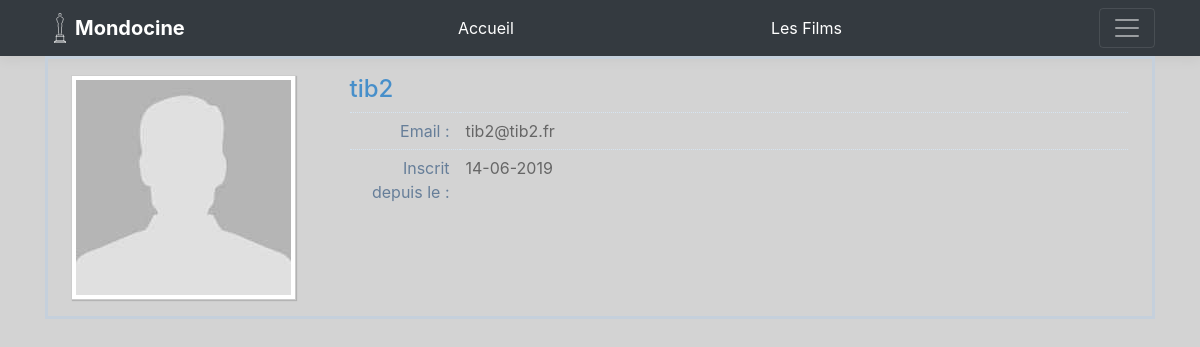
The app's page /membre/2, older data.
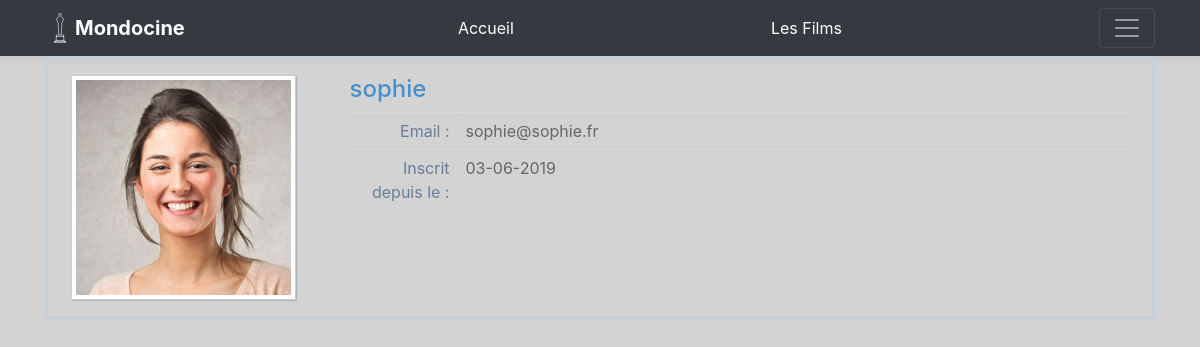
The same page, newer data.
### tables this page shows
CREATE TABLE IF NOT EXISTS `app_user` (
  `user_id` int(11) NOT NULL AUTO_INCREMENT,
  `user_name` varchar(100) DEFAULT NULL,
  `user_mail` varchar(100) DEFAULT NULL,
  `user_password` varchar(100) DEFAULT NULL,
  `user_photo` varchar(150) DEFAULT '/users/unknown.jpg',
  `user_dateinscription` date DEFAULT NULL,
  `user_role_role_id` int(11) DEFAULT '1',
  PRIMARY KEY (`user_id`),
  KEY `fk_app_user_user_role1_idx` (`user_role_role_id`)
);

### autoload.php (called while the page is built, shortened)
<?php
function myAutoloader(string $className):void
{
    $className = str_replace("\\", '/', $className);
}

### src/Controller/UserController.php (called while the page is built, shortened)
<?php
class UserController
{
    public function recupUserId():int
    {
        $url = $_SERVER['REQUEST_URI'];
        $userId = substr($url, 8);
        return $userId;
    }
    public function recupUserDetails()
    {
        $database = new Database();
        $userId = $this->recupUserId();
        $query = "SELECT * FROM app_user WHERE user_id = '".$userId."'";
        $user = $database->queryUnique($query,User::class);
        return $user;
    }
}

### src/Utilities/Database.php (called while the page is built, shortened)
<?php
class Database
{
    private $pdo;
    public function connect():void
    {
            $this->pdo = new PDO(
                'mysql:host=localhost;dbname=mondocine',
                'root',
                '',
                [
                    PDO::MYSQL_ATTR_INIT_COMMAND => "SET NAMES utf8mb4",
                    PDO::ATTR_ERRMODE => PDO::ERRMODE_EXCEPTION
                ]
            );
    }
    public function queryUnique(string $sql, string $classname)
    {
        $result = $this->pdo->query($sql);
        return $result->fetchObject($classname);
    }
}

### src/Entity/User.php (called while the page is built, shortened)
<?php
class User
{
    private $user_name;
    private $user_mail;
    private $user_photo;
    private $user_dateinscription;
    public function getUserName(): string
    {
        return $this->user_name;
    }
    public function getUserMail(): string
    {
        return $this->user_mail;
    }
    public function getUserPhoto():string
    {
        return $this->user_photo;
    }
    public function getUserDateinscription():DateTime
    {
        if (is_string($this->user_dateinscription)){
            $this->user_dateinscription = new DateTime($this->user_dateinscription);
        }
        return $this->user_dateinscription ?? new DateTime();
    }
}

### templates/user.php (the view, shortened to what this page needs)
<?php
$controller = new UserController();
$user = $controller->recupUserDetails();
?>
<main class='container'>
<div id="user-profile-2" class="user-profile">
    <div class="tabbable">
        <div class="tab-content no-border padding-24">
            <div id="home" class="tab-pane in active">
                <div class="row">
                    <div class="col-xs-12 col-sm-3 center">
							<span class="profile-picture">
								<img class="editable img-responsive" alt=" Avatar" id="avatar2" style="width:215px;" src="/img<?=$user->getUserPhoto();?>">
							</span>
                    </div>
                    <div class="col-xs-12 col-sm-9">
                        <div class="profile-user-info">
                            <h4 class="blue">
                                <span class="middle"><?=$user->getUserName();?></span>
                            </h4>
                            <div class="profile-info-row">
                                <div class="profile-info-name"> Email : </div>
                                <div class="profile-info-value">
                                    <span><?=$user->getUserMail();?></span>
                                </div>
                            </div>
                            <div class="profile-info-row">
                                <div class="profile-info-name"> Inscrit depuis le : </div>
                                <div class="profile-info-value">
                                    <span><?= $user->getUserDateinscription()->format('d-m-Y');?></span>
                                </div>
                            </div>
                        </div>
                    </div>
                </div>
            </div>
        </div>
    </div>
</div>
</main>

Row changes from the older to the newer data that the page shows:
changed app_user: user_photo: a different picture; user_name "tib2" → "sophie"; user_mail "tib2@tib2.fr" → "sophie@sophie.fr"; user_dateinscription "14-06-2019" → "03-06-2019"
